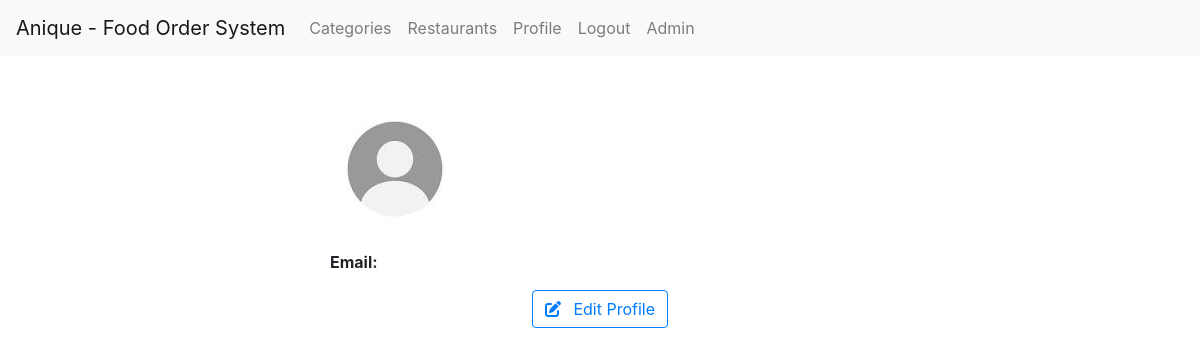
The page /profile (signed in) on the database as committed earlier.
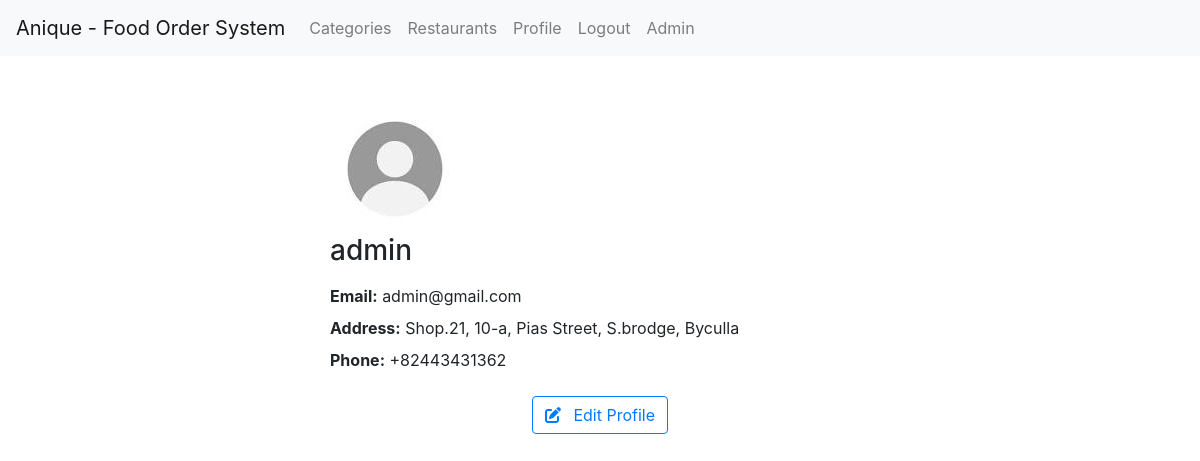
The same page on the database as committed later.
### app_authentication/models.py (models this page shows, shortened)
class UserAccount(models.Model):
    user = models.ForeignKey(User,on_delete=models.CASCADE)
    profile_picture = models.ImageField(upload_to='profile_pics/', blank=True, null=True)
    phone_number = PhoneNumberField(blank=True, null=True)
    address = models.CharField(max_length=255,blank=True,null=True)

### app_authentication/views.py (the view)
# urls.py: path("profile",profile,name='profile'),
@login_required
def profile(request):
    profile = UserAccount.objects.filter(user=request.user).first()
    context = {
        "profile":profile
    }
    return render(request,"app_authentication/profile.html",context)

### food_order/templates/app_authentication/profile.html
{% extends 'base.html' %} {% load static %} {% block content %}
<div class="container mt-5">
  <div class="row justify-content-center">
    <div class="col-md-6">
      {% if profile.profile_picture %}
      <img
        src="{{profile.profile_picture.url}}"
        alt="Profile Picture"
        class="rounded-circle img-fluid"
        style="width: 150px"
      />
      {% else %}
      <img
        src="{% static 'img/default_profile_picture.png' %}"
        alt="Profile Picture"
      />
      {% endif %}
      <h3 class="mb-3">{{profile.user.username}}</h3>
      <p class="mb-2"><strong>Email:</strong> {{profile.user.email}}</p>
      {% if profile.address %}
      <p class="mb-2"><strong>Address:</strong> {{profile.address}}</p>
      {% endif %} {% if profile.phone_number %}
      <p><strong>Phone:</strong> {{profile.phone_number}}</p>
      {% endif %}
      <div class="text-center">
        <a href="{% url 'edit_profile' %}" class="btn btn-outline-primary mt-2"
          ><i class="fa-solid fa-pen-to-square mr-2"></i>
          Edit Profile</a
        >
      </div>
    </div>
  </div>
</div>
{% endblock content %}

Rows that differ between the two databases and show on the page:
added UserAccount: user.username "admin", user.email "admin@gmail.com", address "Shop.21, 10-a, Pias Street, S.brodge, Byculla", phone_number "+82443431362"
Other text that changed with them:
text now shown: "Address: Phone:"
